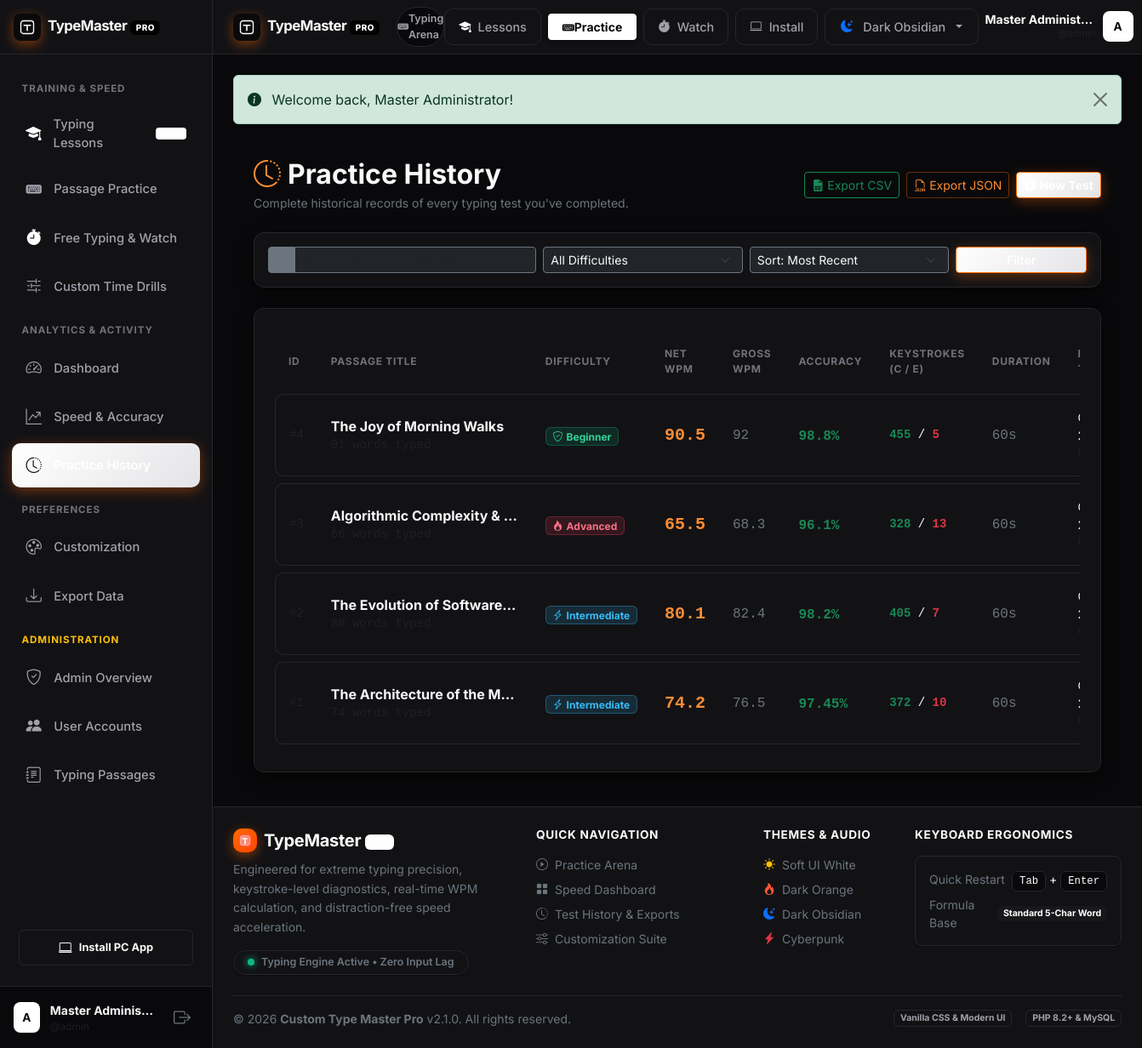
The app's page /history.php (signed in) with its own data.
### tables this page shows
CREATE TABLE `typing_results` (
  `id` INT UNSIGNED AUTO_INCREMENT PRIMARY KEY,
  `user_id` INT UNSIGNED NOT NULL,
  `passage_id` INT UNSIGNED DEFAULT NULL,
  `gross_wpm` DECIMAL(6,2) NOT NULL DEFAULT 0.00,
  `net_wpm` DECIMAL(6,2) NOT NULL DEFAULT 0.00,
  `accuracy` DECIMAL(5,2) NOT NULL DEFAULT 0.00,
  `duration_seconds` INT UNSIGNED NOT NULL DEFAULT 60,
  `elapsed_seconds` DECIMAL(6,2) NOT NULL DEFAULT 0.00,
  `words_typed` INT UNSIGNED NOT NULL DEFAULT 0,
  `total_keystrokes` INT UNSIGNED NOT NULL DEFAULT 0,
  `correct_keystrokes` INT UNSIGNED NOT NULL DEFAULT 0,
  `error_keystrokes` INT UNSIGNED NOT NULL DEFAULT 0,
  `backspace_count` INT UNSIGNED NOT NULL DEFAULT 0,
  `difficulty` ENUM('beginner', 'intermediate', 'advanced', 'custom') NOT NULL DEFAULT 'intermediate',
  `test_mode` ENUM('timed', 'passage', 'custom') NOT NULL DEFAULT 'timed',
  `created_at` TIMESTAMP DEFAULT CURRENT_TIMESTAMP,
  INDEX `idx_results_user` (`user_id`),
  INDEX `idx_results_user_date` (`user_id`, `created_at`),
  INDEX `idx_results_net_wpm` (`net_wpm`),
  INDEX `idx_results_accuracy` (`accuracy`),
  CONSTRAINT `fk_results_user` FOREIGN KEY (`user_id`) 
    REFERENCES `users` (`id`) ON DELETE CASCADE ON UPDATE CASCADE,
  CONSTRAINT `fk_results_passage` FOREIGN KEY (`passage_id`) 
    REFERENCES `typing_passages` (`id`) ON DELETE SET NULL ON UPDATE CASCADE
);

CREATE TABLE `typing_passages` (
  `id` INT UNSIGNED AUTO_INCREMENT PRIMARY KEY,
  `title` VARCHAR(150) NOT NULL,
  `content` TEXT NOT NULL,
  `difficulty` ENUM('beginner', 'intermediate', 'advanced') NOT NULL DEFAULT 'intermediate',
  `category` VARCHAR(60) NOT NULL DEFAULT 'general',
  `word_count` INT UNSIGNED NOT NULL DEFAULT 0,
  `char_count` INT UNSIGNED NOT NULL DEFAULT 0,
  `created_by` INT UNSIGNED DEFAULT NULL,
  `status` ENUM('active', 'inactive') NOT NULL DEFAULT 'active',
  `created_at` TIMESTAMP DEFAULT CURRENT_TIMESTAMP,
  INDEX `idx_difficulty` (`difficulty`),
  INDEX `idx_status` (`status`),
  INDEX `idx_category` (`category`),
  CONSTRAINT `fk_passages_author` FOREIGN KEY (`created_by`) 
    REFERENCES `users` (`id`) ON DELETE SET NULL ON UPDATE CASCADE
);

### history.php (the view, shortened to what this page needs)
<?php
require_once __DIR__ . '/includes/functions.php';
$user = current_user();
$userId = $user['id'];
$pdo = getDBConnection();
$search = trim($_GET['search'] ?? '');
$sortBy = trim($_GET['sort'] ?? 'created_at');
$sortOrder = strtoupper(trim($_GET['order'] ?? 'DESC')) === 'ASC' ? 'ASC' : 'DESC';
$page = max(1, (int)($_GET['page'] ?? 1));
$perPage = 15;
$offset = ($page - 1) * $perPage;
$allowedSort = [
    'created_at' => 'r.created_at',
    'net_wpm'    => 'r.net_wpm',
    'gross_wpm'  => 'r.gross_wpm',
    'accuracy'   => 'r.accuracy',
    'duration'   => 'r.elapsed_seconds'
];
$sortColumn = $allowedSort[$sortBy] ?? 'r.created_at';
$whereClauses = ["r.user_id = :uid"];
$params = [':uid' => $userId];
$whereSql = implode(' AND ', $whereClauses);
$results = [];
if ($pdo) {
    try {
        $dataSql = "
            SELECT r.*, p.title AS passage_title
            FROM typing_results r
            LEFT JOIN typing_passages p ON r.passage_id = p.id
            WHERE $whereSql
            ORDER BY $sortColumn $sortOrder
            LIMIT $perPage OFFSET $offset
        ";
        $dataStmt = $pdo->prepare($dataSql);
        $dataStmt->execute($params);
        $results = $dataStmt->fetchAll();
    } catch (Exception $e) {
        error_log('Error fetching history: ' . $e->getMessage());
    }
}
include __DIR__ . '/includes/header.php';
?>
<div class="container-fluid px-md-4 py-3">
  <div id="history-content-view" style="display: none;">
    <div class="d-flex flex-column flex-md-row justify-content-between align-items-md-center gap-3 mb-4">
      <div>
        <h2 class="fw-bold text-light mb-1"><i class="bi bi-clock-history text-info me-2"></i>Practice History</h2>
        <p class="text-secondary small mb-0">Complete historical records of every typing test you've completed.</p>
      </div>
      <div class="d-flex align-items-center gap-2">
        <a href="<?= BASE_URL ?>/export.php?format=csv" class="btn btn-outline-success btn-sm d-inline-flex align-items-center gap-1">
        <i class="bi bi-file-earmark-spreadsheet-fill"></i>
        <span>Export CSV</span>
      </a>
      <a href="<?= BASE_URL ?>/export.php?format=json" class="btn btn-outline-info btn-sm d-inline-flex align-items-center gap-1">
        <i class="bi bi-filetype-json"></i>
        <span>Export JSON</span>
      </a>
      <a href="<?= BASE_URL ?>/practice.php" class="btn btn-primary btn-sm d-inline-flex align-items-center gap-1 fw-bold">
        <i class="bi bi-play-circle-fill"></i>
        <span>New Test</span>
      </a>
    </div>
  </div>
  <div class="glass-card p-3 mb-4">
    <form method="GET" action="<?= BASE_URL ?>/history.php" class="row g-2 align-items-center">
      <div class="col-md-4">
        <div class="input-group input-group-sm">
          <span class="input-group-text bg-secondary border-secondary text-secondary"><i class="bi bi-search"></i></span>
          <input type="text" name="search" class="form-control bg-dark text-light border-secondary" placeholder="Search passage or difficulty..." value="<?= e($search) ?>">
        </div>
      </div>
      <div class="col-sm-6 col-md-3">
        <select name="difficulty" class="form-select form-select-sm bg-dark text-light border-secondary">
          <option value="">All Difficulties</option>
        </select>
      </div>
      <div class="col-sm-6 col-md-3">
        <select name="sort" class="form-select form-select-sm bg-dark text-light border-secondary">
          <option value="created_at" <?= ($sortBy === 'created_at') ? 'selected' : '' ?>>Sort: Most Recent</option>
        </select>
      </div>
      <div class="col-md-2 d-flex gap-2">
        <button type="submit" class="btn btn-sm btn-primary w-100 fw-semibold">Filter</button>
      </div>
    </form>
  </div>
  <div class="glass-card p-4">
    <?php if (!empty($results)): ?>
      <div class="table-responsive">
        <table class="custom-table mb-0">
          <thead>
            <tr>
              <th>ID</th>
              <th>Passage Title</th>
              <th>Difficulty</th>
              <th>Net WPM</th>
              <th>Gross WPM</th>
              <th>Accuracy</th>
              <th>Keystrokes (C / E)</th>
              <th>Duration</th>
              <th>Date & Time</th>
            </tr>
          </thead>
          <tbody>
            <?php foreach ($results as $row): ?>
              <tr>
                <td class="font-monospace text-muted small">#<?= (int)$row['id'] ?></td>
                <td>
                  <div class="fw-bold text-light text-truncate" style="max-width: 220px;" title="<?= e($row['passage_title'] ?? 'Custom Text') ?>">
                    <?= e($row['passage_title'] ?? 'Custom Text Drill') ?>
                  </div>
                  <div class="small text-muted font-monospace"><?= (int)$row['words_typed'] ?> words typed</div>
                </td>
                <td><?= get_difficulty_badge($row['difficulty']) ?></td>
                <td>
                  <span class="fw-bold text-info fs-5 font-monospace"><?= (float)$row['net_wpm'] ?></span>
                </td>
                <td class="font-monospace text-secondary"><?= (float)$row['gross_wpm'] ?></td>
                <td>
                  <span class="font-monospace fw-semibold <?= ((float)$row['accuracy'] >= 95) ? 'text-success' : 'text-warning' ?>">
                    <?= (float)$row['accuracy'] ?>%
                  </span>
                </td>
                <td class="font-monospace small">
                  <span class="text-success fw-bold"><?= (int)$row['correct_keystrokes'] ?></span> /
                  <span class="text-danger fw-bold"><?= (int)$row['error_keystrokes'] ?></span>
                </td>
                <td class="font-monospace text-secondary"><?= (float)$row['elapsed_seconds'] ?>s</td>
                <td>
                  <div class="small text-light"><?= date('M j, Y', strtotime($row['created_at'])) ?></div>
                  <div class="small text-muted font-monospace"><?= date('H:i:s', strtotime($row['created_at'])) ?></div>
                </td>
              </tr>
            <?php endforeach; ?>
          </tbody>
        </table>
      </div>
    <?php endif; ?>
  </div>
  </div>
</div>
<?php include __DIR__ . '/includes/footer.php'; ?>

### includes/functions.php (shortened to what this page needs)
<?php
function e($data): string {
    return htmlspecialchars((string)($data ?? ''), ENT_QUOTES, 'UTF-8');
}
function get_difficulty_badge(string $difficulty): string {
    $difficulty = strtolower($difficulty);
    switch ($difficulty) {
        case 'beginner':
            return '<span class="badge badge-diff-beginner"><i class="bi bi-shield-check me-1"></i>Beginner</span>';
        case 'intermediate':
            return '<span class="badge badge-diff-intermediate"><i class="bi bi-lightning-charge me-1"></i>Intermediate</span>';
        case 'advanced':
            return '<span class="badge badge-diff-advanced"><i class="bi bi-fire me-1"></i>Advanced</span>';
    }
}

### records on screen
typing_results: passage.title "The Joy of Morning Walks", difficulty "beginner" (drawn), net_wpm "90.5", gross_wpm "92", accuracy "98.8", correct_keystrokes "455", error_keystrokes "5", elapsed_seconds "60"
typing_results: passage.title "Algorithmic Complexity &…", difficulty "advanced" (drawn), net_wpm "65.5", gross_wpm "68.3", accuracy "96.1", correct_keystrokes "328", error_keystrokes "13", elapsed_seconds "60"
typing_results: passage.title "The Evolution of Software…", difficulty "intermediate" (drawn), net_wpm "80.1", gross_wpm "82.4", accuracy "98.2", correct_keystrokes "405", error_keystrokes "7", elapsed_seconds "60"
typing_results: passage.title "The Architecture of the M…", difficulty "intermediate" (drawn), net_wpm "74.2", gross_wpm "76.5", accuracy "97.45", correct_keystrokes "372", error_keystrokes "10", elapsed_seconds "60"

### other values on screen
substr($currentUser['username'] ?? 'U', 0, 1) "A"
$currentUser['full_name'] "Master Adminis…"
$currentUser['username'] "admin"
$pageBadgeTitle "Typing Arena"
$currentUser['full_name'] "Master Administ…"
substr($currentUser['username'], 0, 1) "A"
$flash['message'] "Welcome back, Master Administrator!"
APP_NAME "Custom Type Master Pro"
APP_VERSION "2.1.0"
